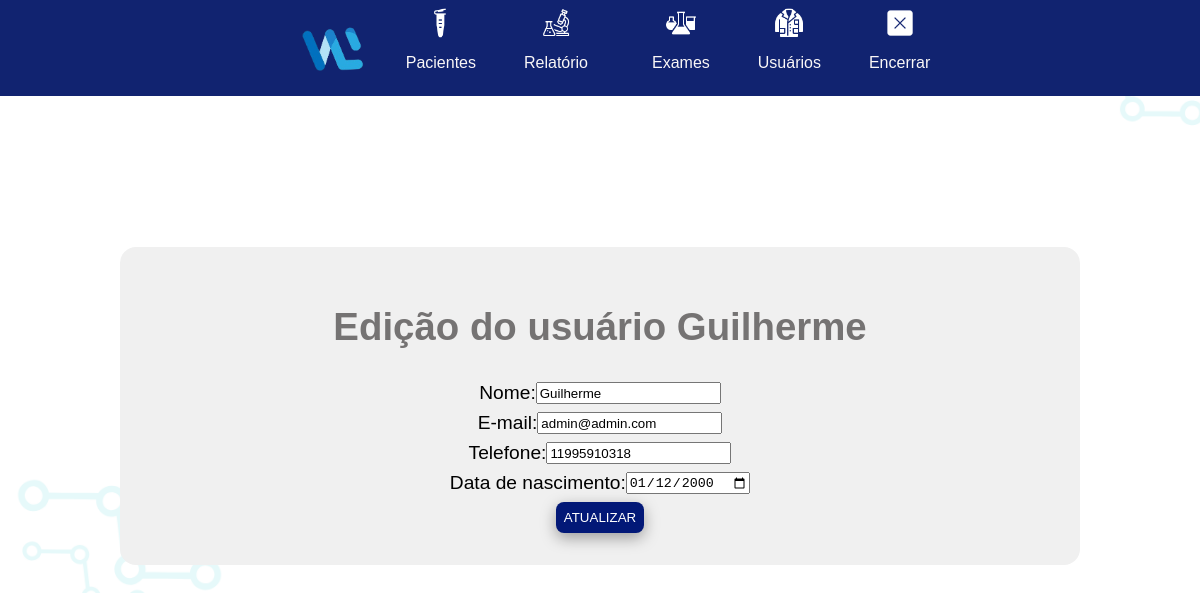
The page /editar_usuario.php?id=68 (signed in) on the database its author committed.
### tables this page shows
CREATE TABLE `clientes` (
  `id` int(11) NOT NULL,
  `nome` varchar(100) NOT NULL,
  `email` varchar(100) NOT NULL,
  `telefone` varchar(15) DEFAULT NULL,
  `nascimento` date DEFAULT NULL,
  `data` datetime NOT NULL DEFAULT current_timestamp(),
  `senha` longtext NOT NULL,
  `unidade` varchar(50) DEFAULT NULL,
  `assinatura` longtext DEFAULT NULL
);

### public/editar_usuario.php (the view, shortened to what this page needs)
<?php
include('../Control/conexao.php');
$id = intval($_GET['id']);
$sql_cliente = "SELECT * FROM clientes WHERE id = '$id'";
$query_cliente = $mysqli->query($sql_cliente) or die ($mysqli->error);
$cliente = $query_cliente->fetch_assoc();
?>
<!DOCTYPE html>
<html lang="en">
<head>
</head>
<link rel="stylesheet" href="../estilos/style.css">
<link href="https://cdn.jsdelivr.net/npm/@sweetalert2/theme-dark@4/dark.css" rel="stylesheet">
<body>
    <header class="header">
        <nav>
            <ul class="list-header">
                <img class="img-worklab" src="../images/icons/worklab.png">
                <li>
                    <img class="img-icon"src="../images/icons/pacientes.png">
                    <a class="btn" href="listagem_pacientes.php">Pacientes</a>
                </li>
                <li>
                    <img class="img-icon" src="../images/icons/relatorio.png">
                    <a class="btn" href="relatorio_pacientes.php">Relatório</a>
                </li>
                <li>
                    <li>
                        <img class="img-icon" src="../images/icons/exames.png">
                        <a class="btn" href="listagem_exames.php">Exames</a>
                    </li>
                <li>
                    <img class="img-icon"src="../images/icons/usuario.png">
                    <a class="btn" href="listagem_usuarios.php">Usuários</a>
                </li>
                <li>
                    <img class="img-icon" src="../images/icons/encerrar.png">
                    <a class="btn" href="../modules/logout.php">Encerrar</a>
                </li>
            </ul>
        </nav>
    </header>
    <div class="container">
        <div class="container_son">
            <form action="" method="POST">
                <ul class="lista-cadastro">
                    <li>
                        <h1>
                            Edição do usuário <?php echo $cliente['nome'] ?>
                        </h1>
                    </li>
                    <li>
                        <label>Nome:</label>
                        <input value="<?php echo $cliente['nome']; ?>" type="text" name="nome">
                    </li>
                    <li>
                        <label>E-mail:</label>
                        <input value="<?php echo $cliente['email']; ?>" type="email" name="email">
                    </li>
                    <li>
                        <label>Telefone:</label>
                        <input value="<?php if(!empty($cliente['telefone'])){ echo $cliente['telefone'];} ?>"
                            type="text" name="telefone">
                    </li>
                    <li>
                        <label>Data de nascimento:</label>
                        <input value="<?php if(!empty($cliente['nascimento'])){ echo $cliente['nascimento'];} ?>"
                            type="date" name="nascimento">
                    </li>
                    <li>
                        <button class="btn-cadastro" name="authorization" type="submit">Atualizar</button>
                    </li>
                </ul>
            </form>
        </div>
    </div>
</body>
</html>

### estilos/style.css (style rules this page uses)
body { margin: 0; padding: 0; font-family: 'Lucida Sans', 'Lucida Sans Regular', 'Lucida Grande', 'Lucida Sans Unicode', Geneva, Verdana, sans-serif; background-image: url(../images/background.png); background-repeat: no-repeat; background-size: cover; background-position: center; }
.header { background-color: #112370; height: 6rem; display: grid; justify-content: center; align-items: center; margin-bottom: 30px; box-shadow: 0 10px 50px 0 rgba(0, 0, 0, 0); }
.list-header { display: flex; justify-content: center; align-items: center; gap: 1rem; list-style: none; height: 1rem; }
.img-icon { width: 30px; height: 30px; }
.list-header li { display: grid; align-items: center; justify-items: center; grid-template-columns: 1fr; height: 5rem; }
.list-header a { text-decoration: none; color: rgb(250, 247, 247); padding: 1rem; }
.lista-cadastro h1 { color: rgb(117, 115, 115); }
.lista-cadastro { display: grid; gap: 0.5rem; list-style: none; background-color: rgb(240, 240, 240); padding: 2rem 3rem; border-radius: 1rem; font-size: 1.2rem; }
.lista-cadastro li { display: grid; justify-content: center; }
.lista-cadastro input { grid-column: 2; }
.btn-cadastro { justify-self: start; padding: 0.5rem; color: white; text-transform: uppercase; border-radius: 0.5rem; border: none; background-color: #021877; box-shadow: rgba(0, 0, 0, 0.35) 0px 5px 15px; cursor: pointer; }
.container { display: grid; align-items: center; justify-content: center; height: 70vh; }
.container_son { width: 120vh; }
.img-worklab { width: 80px; height: 80px; }

### rows shown on the page
clientes: nome "Guilherme", email "admin@admin.com", telefone "11995910318", nascimento "01/12/2000"
